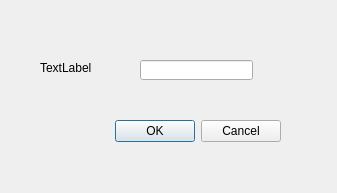
<?xml version="1.0" encoding="UTF-8"?>
<ui version="4.0">
 <class>AdditionNew</class>
 <widget class="QDialog" name="AdditionNew">
  <property name="geometry">
   <rect>
    <x>0</x>
    <y>0</y>
    <width>337</width>
    <height>193</height>
   </rect>
  </property>
  <property name="windowTitle">
   <string>New Database</string>
  </property>
  <widget class="QDialogButtonBox" name="buttonBox">
   <property name="geometry">
    <rect>
     <x>30</x>
     <y>111</y>
     <width>251</width>
     <height>41</height>
    </rect>
   </property>
   <property name="orientation">
    <enum>Qt::Horizontal</enum>
   </property>
   <property name="standardButtons">
    <set>QDialogButtonBox::Cancel|QDialogButtonBox::Ok</set>
   </property>
  </widget>
  <widget class="QLineEdit" name="lineEdit">
   <property name="geometry">
    <rect>
     <x>140</x>
     <y>60</y>
     <width>113</width>
     <height>20</height>
    </rect>
   </property>
  </widget>
  <widget class="QLabel" name="label">
   <property name="geometry">
    <rect>
     <x>40</x>
     <y>60</y>
     <width>81</width>
     <height>16</height>
    </rect>
   </property>
   <property name="text">
    <string>TextLabel</string>
   </property>
  </widget>
 </widget>
 <resources/>
 <connections>
  <connection>
   <sender>buttonBox</sender>
   <signal>accepted()</signal>
   <receiver>AdditionNew</receiver>
   <slot>accept()</slot>
   <hints>
    <hint type="sourcelabel">
     <x>248</x>
     <y>254</y>
    </hint>
    <hint type="destinationlabel">
     <x>157</x>
     <y>274</y>
    </hint>
   </hints>
  </connection>
  <connection>
   <sender>buttonBox</sender>
   <signal>rejected()</signal>
   <receiver>AdditionNew</receiver>
   <slot>reject()</slot>
   <hints>
    <hint type="sourcelabel">
     <x>316</x>
     <y>260</y>
    </hint>
    <hint type="destinationlabel">
     <x>286</x>
     <y>274</y>
    </hint>
   </hints>
  </connection>
 </connections>
</ui>
